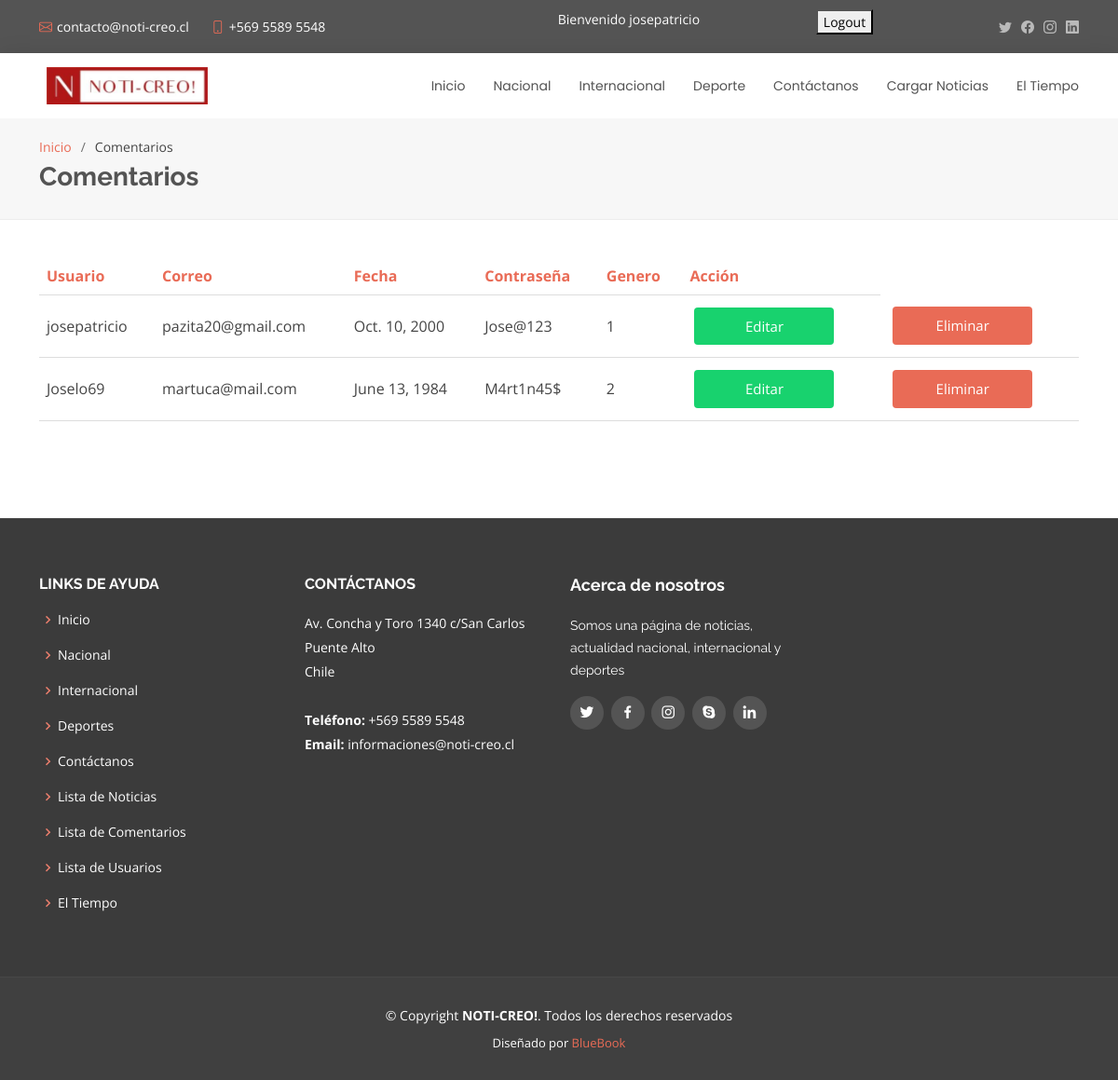
The page /listarUsuario (signed in) on the database its author committed.
### core/models.py (models this page shows, shortened)
class Usuario(models.Model):
    TIPO_GENERO = (
        (1, 'Masculino'),
		(2, 'Femenino'),
		(3, 'Otros'),
    )
    TIPO_COMUNA = (
        (1, 'Puente Alto'),
        (2, 'La Florida'),
        (3, 'Pirque'),
        (4, 'Macul'),
        (5, 'Peñalolen'),
        (6, 'San Ramón'),
        (7, 'Cerrillos'),
        (8, 'Cerro Navia'),
        (9, 'Conchalí'),
        (10, 'Estación Central'),
        (11, 'Huechuraba'),
        (12, 'Independencia'),
        (13, 'La Cisterna'),
        (14, 'La Granja'),
        (15, 'La Pintana'),
        (16, 'La Reina'),
        (17, 'Las Condes'),
        (18, 'Lo Barnechea'),
        (19, 'Lo Espejo'),
        (20, 'Lo Prado'),
        (21, 'Maipú'),
        (22, 'Ñuñoa'),
        (23, 'Pedro Aguirre Cerda'),
        (23, 'Providencia'),
        (25, 'Pudahuel'),
        (26, 'Quilicura'),
        (27, 'Quinta Normal'),
        (28, 'Recoleta'),
        (29, 'Renca'),
        (30, 'San Joaquín'),
        (31, 'San Miguel'),
        (32, 'Santiago'),
        (33, 'Vitacura'),
        (34, 'San José de Maipo'),
        (35, 'San Bernardo'),
        (36, 'Calera de Tango'),
        (37, 'Buin'),
        (38, 'Paine'),
        (39, 'Colina'),
        (40, 'Lampa'),
        (41, 'Til-Til'),
        (42, 'Alhué'),
        (43, 'Curacaví'),
        (44, 'María Pinto'),
        (45, 'Melipilla'),
        (46, 'San Pedro'),
        )
    nomUsuario = models.CharField(max_length=50)
    correo = models.EmailField(blank=False)
    nomCompleto = models.CharField(max_length=100)
    rut = models.CharField(max_length=10)
    fechaNac = models.DateField()
    contrasena = models.CharField(max_length=10)
    telefono = models.IntegerField()
    genero = models.IntegerField(choices=TIPO_GENERO)
    direccion = models.CharField(max_length=60)
    ciudad = models.CharField(max_length=50)
    comuna = models.IntegerField(choices=TIPO_COMUNA)

### core/views.py (the view)
# urls.py: path('listarUsuario', listarUsuario, name='listarUsuario'),
def listarUsuario(request):
    if 'usuario' in request.session:
        usuario = request.session['usuario']
        usuarios = Usuario.objects.all()
        context = {
            'usuarios' : usuarios,
            'usuario': usuario
        }
        return render(request, 'core/listarUsuario.html', context)
    return HttpResponseRedirect('/accounts/login/')

### core/templates/core/listarUsuario.html (shortened to what this page needs)
{% load static %}
<!DOCTYPE html>
<html lang="en">
<head>
  <link href="{% static 'vendor/animate.css/animate.min.css'%}" rel="stylesheet">
  <link href="{% static 'vendor/bootstrap/css/bootstrap.min.css'%}" rel="stylesheet">
  <link href="{% static 'vendor/bootstrap-icons/bootstrap-icons.css'%}" rel="stylesheet">
  <link href="{% static 'vendor/boxicons/css/boxicons.min.css'%}" rel="stylesheet">
  <link href="{% static 'vendor/glightbox/css/glightbox.min.css'%}" rel="stylesheet">
  <link href="{% static 'vendor/swiper/swiper-bundle.min.css'%}" rel="stylesheet">
  <link href="{% static 'css/style.css'%}" rel="stylesheet">
  <link href="{% static 'css/table.css'%}" rel="stylesheet">
</head>
<body>
  <section id="topbar" class="d-flex align-items-center">
    <div class="container d-flex justify-content-center justify-content-md-between">
      <div class="contact-info d-flex align-items-center">
        <i class="bi bi-envelope d-flex align-items-center"><a href="https://www.gmail.com/">contacto@noti-creo.cl</a></i>
        <i class="bi bi-phone d-flex align-items-center ms-4"><span>+569 5589 5548</span></i>
      </div>
      <br>
      {% if usuario %}
        <p style="color:white;"> Bienvenido {{ usuario }} </p>
      <form action="{% url 'logout' %}" method="post">
        <button type="submit">Logout</button>
      </form>
      {% endif %}
      <div class="social-links d-none d-md-flex align-items-center">
        <a href="#" class="twitter"><i class="bi bi-twitter"></i></a>
        <a href="#" class="facebook"><i class="bi bi-facebook"></i></a>
        <a href="#" class="instagram"><i class="bi bi-instagram"></i></a>
        <a href="#" class="linkedin"><i class="bi bi-linkedin"></i></a>
      </div>
    </div>
  </section>
  <header id="header" class="d-flex align-items-center">
    <div class="container d-flex justify-content-between align-items-center">
      <div class="logo">
        <h1><img src="{% static 'img/logoNoti.jpeg'%}" alt=""></h1>
      </div>
      <nav id="navbar" class="navbar">
        <ul>
            <li><a href="{% url 'inicio'%}">Inicio</a></li>
            <li><a href="{% url 'nacional'%}">Nacional</a></li>
            <li><a href="{% url 'internacional'%}">Internacional</a></li>
            <li><a href="{% url 'deporte'%}">Deporte</a></li>
            <li><a href="{% url 'contactoForm'%}">Contáctanos</a></li>
            <li><a href="{% url 'cargaNoticia'%}">Cargar Noticias</a></li>
            <li><a href="{% url 'clima'%}">El Tiempo</a></li>
        </ul>
      </nav>
    </div>
  </header>
  <main id="main">
    <section id="breadcrumbs" class="breadcrumbs">
      <div class="container">
        <ol>
          <li><a href="{% url 'inicio'%}">Inicio</a></li>
          <li>Comentarios</li>
        </ol>
        <h2>Comentarios</h2>
      </div>
    </section>
    <section id="contact" class="contact">
      <div class="container">
        <table>
          <tr>
            <th>Usuario</th>
            <th>Correo</th>
            <th>Fecha</th>
            <th>Contraseña</th>
            <th>Genero</th>
            <th>Acción</th>
          </tr>
          {% for usuario in usuarios %}
          <tr>
            <td>{{usuario.nomUsuario}}</td>
            <td>{{usuario.correo}}</td>
            <td>{{usuario.fechaNac}}</td>
            <td>{{usuario.contrasena}}</td>
            <td>{{usuario.genero}}</td>
            <td><a href="{% url 'editarUsuario' pk=usuario.id %}" class="button1" style="vertical-align:middle"><span>Editar </span></a></td>
            <td><a href="{% url 'eliminarUsuario' pk=usuario.id %}" class="button" style="vertical-align:middle"><span>Eliminar </span></a></td>
          </tr>
          {% endfor %}
        </table>
        <br>
      </div>
    </section>
  </main>
  <footer id="footer">
    <div class="footer-top">
      <div class="container">
        <div class="row">
          <div class="col-lg-3 col-md-6 footer-links">
            <h4>Links de ayuda</h4>
            <ul>
                <li><i class="bx bx-chevron-right"></i> <a href="{% url 'inicio'%}">Inicio</a></li>
                <li><i class="bx bx-chevron-right"></i> <a href="{% url 'nacional'%}">Nacional</a></li>
                <li><i class="bx bx-chevron-right"></i> <a href="{% url 'internacional'%}">Internacional</a></li>
                <li><i class="bx bx-chevron-right"></i> <a href="{% url 'deporte'%}">Deportes</a></li>
                <li><i class="bx bx-chevron-right"></i> <a href="{% url 'contactoForm'%}">Contáctanos</a></li>
                <li><i class="bx bx-chevron-right"></i> <a href="{% url 'listarNoticia'%}">Lista de Noticias</a></li>
                <li><i class="bx bx-chevron-right"></i> <a href="{% url 'listarComentario'%}">Lista de Comentarios</a></li>
                <li><i class="bx bx-chevron-right"></i> <a href="{% url 'listarUsuario'%}">Lista de Usuarios</a></li>
                <li><i class="bx bx-chevron-right"></i> <a href="{% url 'clima'%}">El Tiempo</a></li>
            </ul>
          </div>
          <div class="col-lg-3 col-md-6 footer-contact">
            <h4>Contáctanos</h4>
            <p>
              Av. Concha y Toro 1340 c/San Carlos
              Puente Alto<br>
              Chile <br><br>
              <strong>Teléfono:</strong> +569 5589 5548<br>
              <strong>Email:</strong> informaciones@noti-creo.cl<br>
            </p>
          </div>
          <div class="col-lg-3 col-md-6 footer-info">
            <h3>Acerca de nosotros</h3>
            <p>Somos una página de noticias, actualidad nacional, internacional y deportes</p>
            <div class="social-links mt-3">
              <a href="#" class="twitter"><i class="bx bxl-twitter"></i></a>
              <a href="#" class="facebook"><i class="bx bxl-facebook"></i></a>
              <a href="#" class="instagram"><i class="bx bxl-instagram"></i></a>
              <a href="#" class="google-plus"><i class="bx bxl-skype"></i></a>
              <a href="#" class="linkedin"><i class="bx bxl-linkedin"></i></a>
            </div>
          </div>
        </div>
      </div>
    </div>
    <div class="container">
      <div class="copyright">
        &copy; Copyright <strong><span>NOTI-CREO!</span></strong>. Todos los derechos reservados
      </div>
      <div class="credits">
        Diseñado por <a href="https://bootstrapmade.com/">BlueBook</a>
      </div>
    </div>
  </footer>
</body>
</html>

### core/static/css/style.css (style rules this page uses)
body { font-family: "Open Sans", sans-serif; color: #444444; }
a { color: #e96b56; text-decoration: none; }
h1, h2, h3, h4, h5, h6 { font-family: "Raleway", sans-serif; }
#topbar { background: #545454; padding: 10px 0; font-size: 14px; }
#topbar .contact-info i { font-style: normal; color: #e96b56; }
#topbar .contact-info i a, #topbar .contact-info i span { padding-left: 5px; color: #fff; }
#topbar .contact-info i a { line-height: 0; transition: 0.3s; }
#topbar .social-links a { color: #bababa; line-height: 0; transition: 0.3s; margin-left: 10px; }
#header { height: 70px; transition: all 0.5s; z-index: 997; transition: all 0.5s; background: #fff; box-shadow: 0px 0px 20px 0px rgba(0, 0, 0, 0.1); }
#header .logo h1 { font-size: 26px; padding: 0 0 0 8px; margin: 11px 0; line-height: 1; font-weight: 700; letter-spacing: 1px; text-transform: uppercase; font-family: "Poppins", sans-serif; }
#header .logo img { padding: 0; margin: 0; max-height: 40px; }
.navbar { padding: 0; }
.navbar ul { margin: 0; padding: 0; display: flex; list-style: none; align-items: center; }
.navbar li { position: relative; }
.navbar a, .navbar a:focus { display: flex; align-items: center; justify-content: space-between; padding: 10px 0 10px 30px; font-family: "Poppins", sans-serif; font-size: 14px; color: #545454; white-space: nowrap; transition: 0.3s; }
section { padding: 0 0 80px 0; }
.breadcrumbs { padding: 20px 0 20px 0; background: #f7f7f7; border-bottom: 1px solid #ededed; margin-bottom: 40px; }
.breadcrumbs h2 { font-size: 28px; font-weight: 700; color: #545454; }
.breadcrumbs ol { display: flex; flex-wrap: wrap; list-style: none; padding: 0 0 5px 0; margin: 0; font-size: 14px; }
.breadcrumbs ol li+li { padding-left: 10px; }
.breadcrumbs ol li+li::before { display: inline-block; padding-right: 10px; color: #6e6e6e; content: "/"; }
#footer { background: #404040; padding: 0 0 30px 0; color: #fff; font-size: 14px; }
#footer .footer-top { background: #3b3b3b; border-top: 1px solid #474747; border-bottom: 1px solid #474747; padding: 60px 0 30px 0; }
#footer .footer-top .footer-info { margin-bottom: 30px; }
#footer .footer-top .footer-info h3 { font-size: 18px; margin: 0 0 20px 0; padding: 2px 0 2px 0; line-height: 1; font-weight: 700; }
#footer .footer-top .footer-info p { font-size: 14px; line-height: 24px; margin-bottom: 0; font-family: "Raleway", sans-serif; color: #fff; }
#footer .footer-top .social-links a { font-size: 18px; display: inline-block; background: #545454; color: #fff; line-height: 1; padding: 8px 0; margin-right: 4px; border-radius: 50%; text-align: center; width: 36px; height: 36px; transition: 0.3s; }
#footer .footer-top h4 { font-size: 16px; font-weight: bold; color: #fff; text-transform: uppercase; position: relative; padding-bottom: 12px; }
#footer .footer-top .footer-links { margin-bottom: 30px; }
#footer .footer-top .footer-links ul { list-style: none; padding: 0; margin: 0; }
#footer .footer-top .footer-links ul i { padding-right: 2px; color: #ec7f6d; font-size: 18px; line-height: 1; }
#footer .footer-top .footer-links ul li { padding: 10px 0; display: flex; align-items: center; }
#footer .footer-top .footer-links ul li:first-child { padding-top: 0; }
#footer .footer-top .footer-links ul a { color: #fff; transition: 0.3s; display: inline-block; line-height: 1; }
#footer .footer-top .footer-contact { margin-bottom: 30px; }
#footer .footer-top .footer-contact p { line-height: 26px; }
#footer .copyright { text-align: center; padding-top: 30px; }
#footer .credits { padding-top: 10px; text-align: center; font-size: 13px; color: #fff; }

### core/static/css/table.css (style rules this page uses)
table { border-collapse: collapse; width: 100%; }
th { color: #e96b56; }
th, td { padding: 8px; text-align: left; border-bottom: 1px solid #DDD; }
.button { display: inline-block; border-radius: 4px; background-color: #e96b56; border: none; color: #FFFFFF; text-align: center; font-size: 15px; padding: 9px; width: 150px; transition: all 0.5s; cursor: pointer; margin: 5px; }
.button1 { display: inline-block; border-radius: 4px; background-color: #18d26e; border: none; color: #FFFFFF; text-align: center; font-size: 15px; padding: 9px; width: 150px; transition: all 0.5s; cursor: pointer; margin: 5px; }
.button span { cursor: pointer; display: inline-block; position: relative; transition: 0.5s; }
.button span:after { content: '\00bb'; position: absolute; opacity: 0; top: 0; right: -20px; transition: 0.5s; }

### rows shown on the page
Usuario: nomUsuario "josepatricio", correo "pazita20@gmail.com", fechaNac "Oct. 10, 2000", contrasena "Jose@123", genero "1"
Usuario: nomUsuario "Joselo69", correo "martuca@mail.com", fechaNac "June 13, 1984", contrasena "M4rt1n45$", genero "2"
